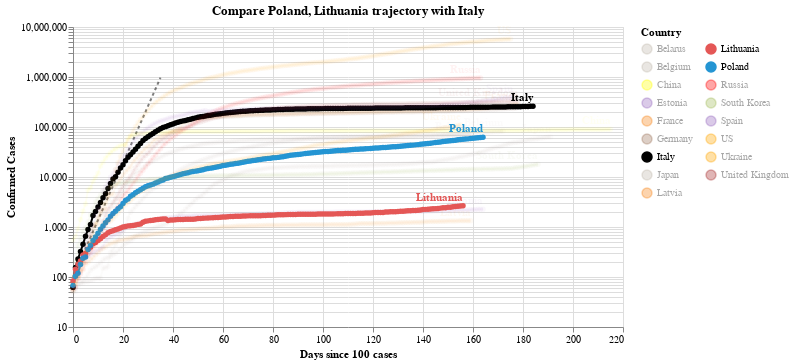

The notebook cell saved with this chart:
### Code cell
#hide_input
chart2 = make_since_chart(dff2, ['Poland', 'Lithuania'], baseline_countries)
chart2

### Figure 1 — Vega-Lite specification as saved in the notebook (floating-point values rounded to 4 significant figures; data arrays with more than 128 entries replaced by an {"elided": "..."} marker saying what was removed)
{"config": {"view": {"continuousWidth": 400, "continuousHeight": 300}}, "layer": [{"data": {"name": "data-628230001892d6798b50651be41d1b3e"}, "mark": {"type": "line", "color": "black", "opacity": 0.5, "strokeDash": [3, 3]}, "encoding": {"x": {"type": "quantitative", "field": "Days since 100 cases"}, "y": {"type": "quantitative", "field": "Confirmed Cases"}}}, {"data": {"name": "data-4f3b8a4dba44ee4ddb9a41984741d8ef"}, "mark": {"type": "line", "point": true}, "encoding": {"color": {"type": "nominal", "field": "Country", "legend": {"columns": 2}, "scale": {"domain": ["Belarus", "Belgium", "China", "Estonia", "France", "Germany", "Italy", "Japan", "Latvia", "Lithuania", "Poland", "Russia", "South Korea", "Spain", "US", "Ukraine", "United Kingdom"], "range": ["#C1B7AD", "#C1B7AD", "yellow", "#9467bd", "#F58518", "#9D755D", "black", "#C1B7AD", "#F58518", "#E45756", "#2495D3", "red", "#A1BA59", "#9467bd", "orange", "orange", "brown"]}}, "opacity": {"condition": {"value": 1, "selection": "selector005"}, "value": 0.05}, "tooltip": [{"type": "nominal", "field": "Country"}, {"type": "temporal", "field": "Date"}, {"type": "quantitative", "field": "Confirmed Cases"}, {"type": "quantitative", "field": "Days since 100 cases"}], "x": {"type": "quantitative", "field": "Days since 100 cases"}, "y": {"type": "quantitative", "field": "Confirmed Cases", "scale": {"type": "log"}}}, "selection": {"selector005": {"type": "multi", "fields": ["Country"], "bind": "legend", "init": [{"Country": "Poland"}, {"Country": "Lithuania"}, {"Country": "Italy"}]}}, "width": 550}, {"data": {"name": "data-4f3b8a4dba44ee4ddb9a41984741d8ef"}, "mark": {"type": "text", "align": "right", "dy": -8, "fontWeight": "bold"}, "encoding": {"color": {"type": "nominal", "field": "Country", "legend": {"columns": 2}, "scale": {"domain": ["Belarus", "Belgium", "China", "Estonia", "France", "Germany", "Italy", "Japan", "Latvia", "Lithuania", "Poland", "Russia", "South Korea", "Spain", "US", "Ukraine", "United Kingdom"], "range": ["#C1B7AD", "#C1B7AD", "yellow", "#9467bd", "#F58518", "#9D755D", "black", "#C1B7AD", "#F58518", "#E45756", "#2495D3", "red", "#A1BA59", "#9467bd", "orange", "orange", "brown"]}}, "opacity": {"condition": {"value": 1, "selection": "selector005"}, "value": 0.05}, "text": {"type": "nominal", "field": "Country"}, "tooltip": [{"type": "nominal", "field": "Country"}, {"type": "temporal", "field": "Date"}, {"type": "quantitative", "field": "Confirmed Cases"}, {"type": "quantitative", "field": "Days since 100 cases"}], "x": {"type": "quantitative", "field": "Days since 100 cases"}, "y": {"type": "quantitative", "field": "Confirmed Cases", "scale": {"type": "log"}}}, "transform": [{"filter": "(datum['Date'] >= 1598227200000)"}], "width": 550}], "title": "Compare Poland, Lithuania trajectory with Italy", "$schema": "https://vega.github.io/schema/vega-lite/v4.0.2.json", "datasets": {"data-628230001892d6798b50651be41d1b3e": [{"Days since 100 cases": 0, "Confirmed Cases": 100.0}, {"Days since 100 cases": 1, "Confirmed Cases": 130.0}, {"Days since 100 cases": 2, "Confirmed Cases": 169.0}, {"Days since 100 cases": 3, "Confirmed Cases": 219.7}, {"Days since 100 cases": 4, "Confirmed Cases": 285.6}, {"Days since 100 cases": 5, "Confirmed Cases": 371.3}, {"Days since 100 cases": 6, "Confirmed Cases": 482.7}, {"Days since 100 cases": 7, "Confirmed Cases": 627.5}, {"Days since 100 cases": 8, "Confirmed Cases": 815.7}, {"Days since 100 cases": 9, "Confirmed Cases": 1060.0}, {"Days since 100 cases": 10, "Confirmed Cases": 1379.0}, {"Days since 100 cases": 11, "Confirmed Cases": 1792.0}, {"Days since 100 cases": 12, "Confirmed Cases": 2330.0}, {"Days since 100 cases": 13, "Confirmed Cases": 3029.0}, {"Days since 100 cases": 14, "Confirmed Cases": 3937.0}, {"Days since 100 cases": 15, "Confirmed Cases": 5119.0}, {"Days since 100 cases": 16, "Confirmed Cases": 6654.0}, {"Days since 100 cases": 17, "Confirmed Cases": 8650.0}, {"Days since 100 cases": 18, "Confirmed Cases": 11250.0}, {"Days since 100 cases": 19, "Confirmed Cases": 14620.0}, {"Days since 100 cases": 20, "Confirmed Cases": 19000.0}, {"Days since 100 cases": 21, "Confirmed Cases": 24710.0}, {"Days since 100 cases": 22, "Confirmed Cases": 32120.0}, {"Days since 100 cases": 23, "Confirmed Cases": 41750.0}, {"Days since 100 cases": 24, "Confirmed Cases": 54280.0}, {"Days since 100 cases": 25, "Confirmed Cases": 70560.0}, {"Days since 100 cases": 26, "Confirmed Cases": 91730.0}, {"Days since 100 cases": 27, "Confirmed Cases": 119300.0}, {"Days since 100 cases": 28, "Confirmed Cases": 155000.0}, {"Days since 100 cases": 29, "Confirmed Cases": 201500.0}, {"Days since 100 cases": 30, "Confirmed Cases": 262000.0}, {"Days since 100 cases": 31, "Confirmed Cases": 340600.0}, {"Days since 100 cases": 32, "Confirmed Cases": 442800.0}, {"Days since 100 cases": 33, "Confirmed Cases": 575600.0}, {"Days since 100 cases": 34, "Confirmed Cases": 748300.0}, {"Days since 100 cases": 35, "Confirmed Cases": 972800.0}], "data-4f3b8a4dba44ee4ddb9a41984741d8ef": {"elided": "2969 records"}}}
